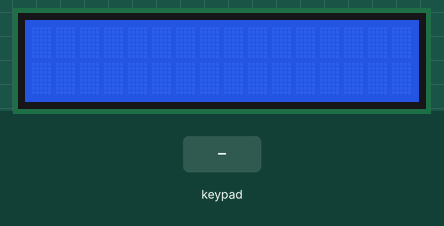
Simulated run of this sketch. Board: Arduino Uno, built with avr-gcc and run on an emulated ATmega328P. Shown: 16×2 character LCD. The inputs (shaded band) are chosen by the test bench.

Above: at 1.2 s.
1.3 s: keypad keys 7 + 5 = pressed 0.4 s apart
At 3.9 s:
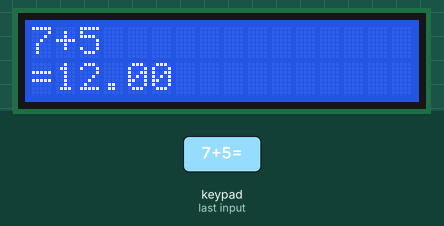
4.4 s: key '+' pressed
At 5.4 s:
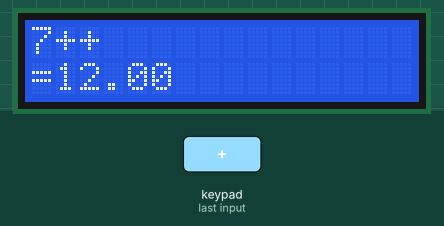
5.9 s: key '*' pressed
At 6.5 s:
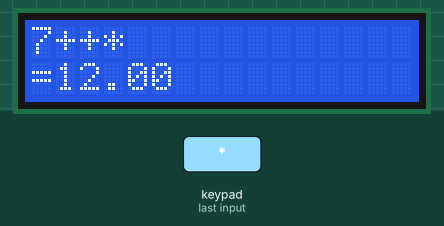
7.4 s: keypad keys 5 4 3 2 * pressed 0.4 s apart
At 9.8 s:
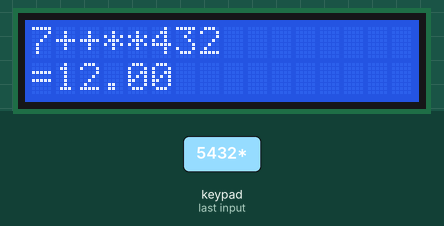
10.9 s: key '/' pressed
At 11.4 s:
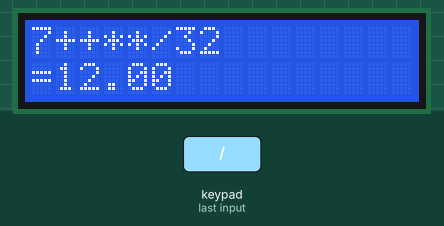
12.4 s: keypad keys 6 7 8 9 * pressed 0.4 s apart
At 15.0 s:
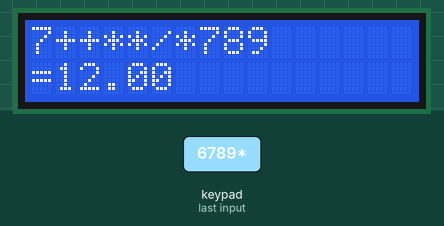
Timing chart, 0 to 16.5 s (numbered marks = the images above; inputs shaded):
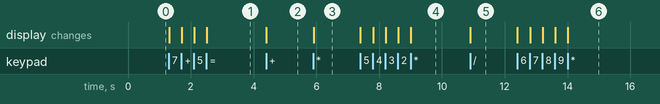

The sketch:

Keypad_Calc.ino
```cpp
#include <Keypad.h>
#include <LiquidCrystal_I2C.h>
#include <Wire.h>

LiquidCrystal_I2C mylcd(0x27, 16, 2);

const byte ROWS = 4;
const byte COLS = 4;

char myKeyMap[ROWS][COLS] = {
  {'1', '2', '3', 'C'},
  {'4', '5', '6', '='},
  {'7', '8', '9', '+'},
  {'*', '0', '/', '-'}
};

byte rowPins[ROWS] = {5, 4, 3, 2};
byte colPins[COLS] = {6, 7, 8, 9};

Keypad MKP = Keypad(makeKeymap(myKeyMap), rowPins, colPins, ROWS, COLS);

String input = "";

float num1, num2;
int flag = 0, cnt = 0;
char calc = "";

void setup() {
  Serial.begin(9600);
  mylcd.init();
  mylcd.backlight();
}

void loop() {
  char value = MKP.getKey();

  if(value){
    if(isdigit(value)){
      if(!flag){
        input += value;
        mylcd.setCursor(0, 0); mylcd.print(input);
        cnt++;
      } else{
        input += value;
        mylcd.setCursor(cnt, 0); mylcd.print(input);
      }
    } else if(value == '+' ||  value == '-' || value == '*' || value == '/'){
      num1 = input.toInt();
      mylcd.setCursor(cnt, 0); mylcd.print(value);
      calc = value; input = ""; cnt++; flag += 1;
    } else if(value == '='){
      num2 = input.toInt();
      mylcd.setCursor(0, 1);
      mylcd.print("=");
      switch(calc){
        case '+': mylcd.print(num1 + num2); break;
        case '-': mylcd.print(num1 - num2); break;
        case '*': mylcd.print(num1 * num2); break;
        case '/': mylcd.print(num1 / num2); break;
      }
    } else if(value == 'C'){
      mylcd.clear();
      value = ""; input = ""; calc = "";
      cnt = 0; flag = 0;
    }
  }
}
```

Measured:
- after the input at 1.3 s, the display: first changes at once (image 1 shows a later state)
- after the input at 4.4 s, the display: changes at once (image 2)
- after the input at 5.9 s, the display: changes at once (image 3)
- after the input at 7.4 s, the display: first changes at once (image 4 shows a later state)
- after the input at 10.9 s, the display: changes at once (image 5)
- after the input at 12.4 s, the display: first changes at once (image 6 shows a later state)
